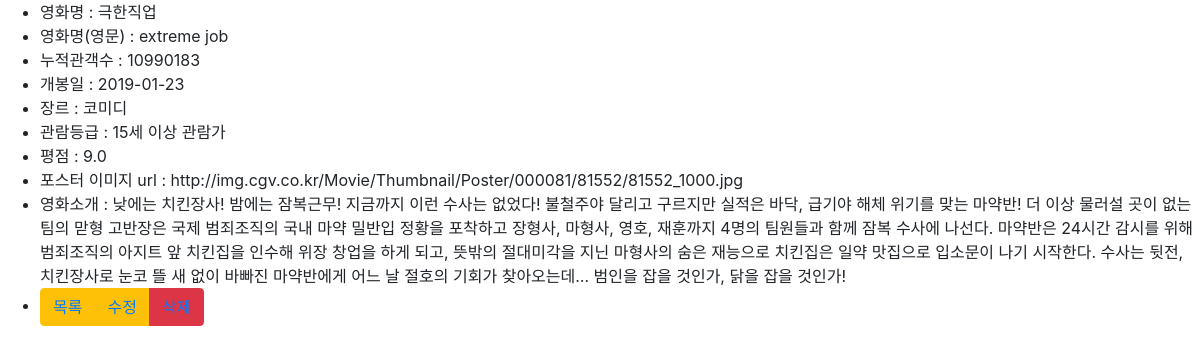
/movies/1/, run on the app's committed database.
### 04.project(2019-02-08)_crud/models.py (models this page shows)
class Movie(db.Model):
    __tablename__ = 'movies'
    id = db.Column(db.Integer, primary_key=True)
    title = db.Column(db.String, unique=True, nullable=False)
    title_en = db.Column(db.String, nullable=False)
    audience = db.Column(db.Integer, nullable=False)
    open_date = db.Column(db.String, nullable=False)
    genre = db.Column(db.String, nullable=False)
    watch_grade = db.Column(db.String, nullable=False)
    score = db.Column(db.Float, nullable=False)
    poster_url = db.Column(db.TEXT, nullable=False)
    description = db.Column(db.TEXT, nullable=False)

### 04.project(2019-02-08)_crud/app.py (the view)
@app.route('/movies/<int:id>/')
def show(id):
    movie = Movie.query.get(id)
    return render_template('show.html', movie=movie)

### 04.project(2019-02-08)_crud/templates/show.html
{% extends "base.html" %} {% block body %}
<ul>
    <li>영화명 : {{ movie.title }}</li>
    <li>영화명(영문) : {{ movie.title_en }}</li>
    <li>누적관객수 : {{ movie.audience }}</li>
    <li>개봉일 : {{ movie.open_date }}</li>
    <li>장르 : {{ movie.genre }}</li>
    <li>관람등급 : {{ movie.watch_grade }}</li>
    <li>평점 : {{ movie.score }}</li>
    <li>포스터 이미지 url : {{ movie.poster_url }}</li>
    <li>영화소개 : {{ movie.description }}</li>
    <li>
        <div class="btn-group" role="group" aria-label="Basic example">
            <button type="button" class="btn btn-warning"><a href="/movies/">목록</a></button>
            <button type="button" class="btn btn-warning"><a href="/movies/{{ movie.id }}/edit/">수정</a></button>
            <button type="button" class="btn btn-danger"><a href="/movies/{{ movie.id }}/delete/">삭제</a></button>
        </div>
    </li>
</ul>
{% endblock %}

### 04.project(2019-02-08)_crud/templates/base.html (shortened to what this page needs)
<!DOCTYPE html>
<html lang="en">
<head>
    {% block head %}
    <link rel="stylesheet" href="https://stackpath.bootstrapcdn.com/bootstrap/4.2.1/css/bootstrap.min.css">
    {% endblock %}
</head>
<body>
    {% block body %} {% endblock %}
</body>
</html>

### data on the page
Movie: title "극한직업", title_en "extreme job", audience "10990183", open_date "2019-01-23", genre "코미디", watch_grade "15세 이상 관람가", score "9.0", poster_url "http://img.cgv.co.kr/Movie/Thumbnail/Poster/000081/81552/81552_1000.jpg", description "낮에는 치킨장사! 밤에는 잠복근무! 지금까지 이런 수사는 없었다! 불철주야 달리고 구르지만 실적은 바닥, 급기야 해체 위기를 맞는 마약반! 더 이상 물러설 곳이 없는 팀의 맏형 고반장은 국제 범죄조직의 국내 마약 밀반입 정황을 포착하고 장형사, 마형사, 영호, 재훈까지 4명의 팀원들과 함께 잠복 수사에 나선다. 마약반은 24시간 감시를 위해 범죄조직의 아지트 앞 치킨집을 인수해 위장 창업을 하게 되고, 뜻밖의 절대미각을 지닌 마형사의 숨은 재능으로 치킨집은 일약 맛집으로 입소문이 나기 시작한다. 수사는 뒷전, 치킨장사로 눈코 뜰 새 없이 바빠진 마약반에게 어느 날 절호의 기회가 찾아오는데… 범인을 잡을 것인가, 닭을 잡을 것인가!"
